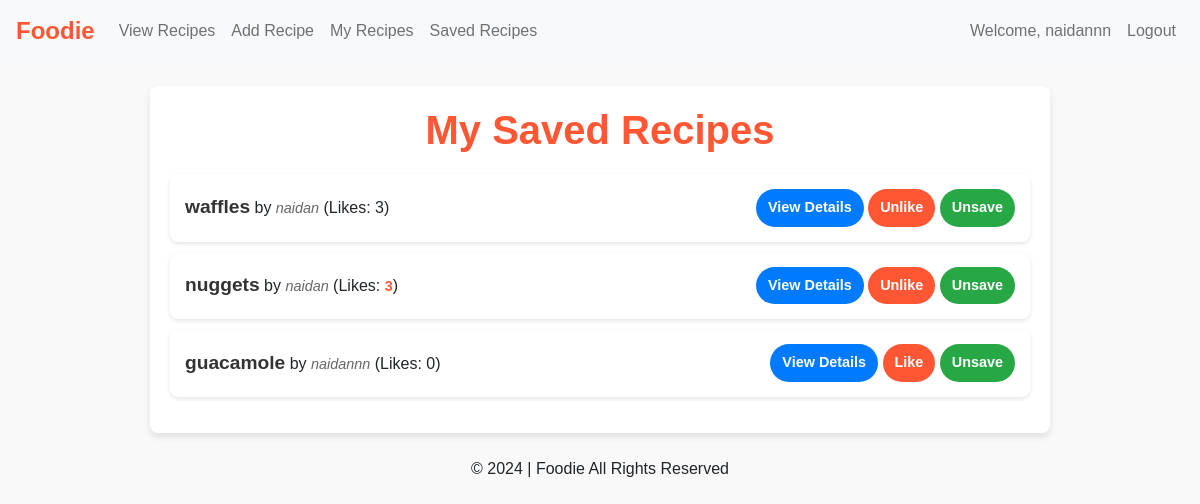
The app's page /saved_recipes (signed in) with its own data.
### app/models.py (models this page shows, shortened)
class User(db.Model,UserMixin):
    __tablename__ = 'users'
    id = db.Column(db.Integer, primary_key=True, autoincrement=True)
    username = db.Column(db.String(50), nullable=False)
    email = db.Column(db.String(100), nullable=False)
    password_hash = db.Column(db.String(255))
    created_at = db.Column(db.DateTime, default=datetime.utcnow)
    recipes = db.relationship('Recipe', back_populates='author', cascade="all, delete-orphan")
    likes = db.relationship('Like', back_populates='user', cascade="all, delete-orphan")
    saved_recipes = db.relationship('SavedRecipe', back_populates='user', cascade="all, delete-orphan")

class Recipe(db.Model):
    __tablename__ = 'recipes'
    id = db.Column(db.Integer, primary_key=True, autoincrement=True)
    user_id = db.Column(db.Integer, db.ForeignKey('users.id'), nullable=False)
    author = db.relationship('User', back_populates='recipes')
    title = db.Column(db.String(100), nullable=False)
    description = db.Column(db.Text, nullable=False)
    ingredients = db.Column(db.Text, nullable=False)
    steps = db.Column(db.Text, nullable=False)
    image_url = db.Column(db.String(255))  # Optional, we can set a default picture if anythign
    created_at = db.Column(db.DateTime, default=datetime.utcnow)
    likes = db.relationship('Like', back_populates='recipe', cascade="all, delete-orphan")
    saved_by = db.relationship('SavedRecipe', back_populates='recipe', cascade="all, delete-orphan")

### app/views.py (the view)
@app.route('/saved_recipes', methods=['GET'])
@login_required
def saved_recipes():
    saved_recipes = Recipe.query.join(SavedRecipe, Recipe.id == SavedRecipe.recipe_id) \
                                .filter(SavedRecipe.user_id == current_user.id).all()
    return render_template('saved_recipes.html', saved_recipes=saved_recipes)

### app/views.py (called while the page is built)
@login_manager.user_loader
def load_user(user_id):
    return User.query.get(int(user_id))  # Assumes user_id is the primary key of User model

### app/templates/saved_recipes.html (shortened to what this page needs)
{% extends "base.html" %}
{% block content %}
{% block styles %}
<link href="{{ url_for('static', filename='css/view_recipes.css') }}" rel="stylesheet">
{% endblock %}
<section class="recipes-section">
    <h1 class="section-title">My Saved Recipes</h1>
    <ul id="savedRecipeList" class="recipe-list">
        {% if saved_recipes %}
            {% for recipe in saved_recipes %}
            <li class="recipe-item">
                <div class="recipe-info">
                    <strong>{{ recipe.title }}</strong> by <em>{{ recipe.author.username }}</em>
                    (Likes: <span id="like-count-{{ recipe.id }}">{{ recipe.likes|length }}</span>)
                </div>
                <div class="recipe-actions">
                    <button class="btn action-button view-details-button" data-recipe-id="{{ recipe.id }}">View Details</button>
                    {% set user_liked = recipe.likes|selectattr('user_id','equalto',current_user.id)|list %}
                    {% set user_saved = recipe.saved_by|selectattr('user_id','equalto',current_user.id)|list %}
                    <button class="btn action-button like-button" data-recipe-id="{{ recipe.id }}">
                        {% if user_liked %}
                            Unlike
                        {% else %}
                            Like
                        {% endif %}
                    </button>
                    <button class="btn action-button save-button" data-recipe-id="{{ recipe.id }}">
                        {% if user_saved %}
                            Unsave
                        {% else %}
                            Save
                        {% endif %}
                    </button>
                </div>
            </li>
            {% endfor %}
        {% else %}
            <li>No saved recipes found.</li>
        {% endif %}
    </ul>
</section>
{% endblock %}

### app/templates/base.html (shortened to what this page needs)
<!DOCTYPE html>
<html lang="en">
<head>
    <link href="https://cdn.jsdelivr.net/npm/bootstrap@5.1.3/dist/css/bootstrap.min.css" rel="stylesheet">
    <link href="{{ url_for('static', filename='css/base.css') }}" rel="stylesheet">
</head>
<body>
    <nav class="navbar navbar-expand-lg navbar-light bg-light px-3">
      <a class="navbar-brand" href="/">Foodie</a>
      <div class="collapse navbar-collapse" id="navbarSupportedContent">
        <ul class="navbar-nav me-auto mb-2 mb-lg-0">
          <li class="nav-item">
            <a class="nav-link" href="/view_recipes">View Recipes</a>
          </li>
          {% if current_user.is_authenticated %}
          <li class="nav-item">
            <a class="nav-link" href="/add_recipe">Add Recipe</a>
          </li>
          <li class="nav-item">
            <a class="nav-link" href="/my_recipes">My Recipes</a>
          </li>
          <li class="nav-item">
            <a class="nav-link" href="/saved_recipes">Saved Recipes</a>
          </li>
          {% endif %}
        </ul>
        <ul class="navbar-nav ms-auto mb-2 mb-lg-0">
          {% if current_user.is_authenticated %}
          <li class="nav-item">
            <a class="nav-link" href="#">Welcome, {{ current_user.username }}</a>
          </li>
          <li class="nav-item">
            <a class="nav-link" href="/logout">Logout</a>
          </li>
          {% endif %}
        </ul>
      </div>
    </nav>
    <main class="container mt-4">
        {% block content %}{% endblock %}
    </main>
    <footer class="text-center mt-4">
        <p>&copy; 2024 | Foodie All Rights Reserved</p>
    </footer>
</body>
</html>

### app/static/css/base.css (style rules this page uses)
.navbar .navbar-brand { color: #ff5733; font-weight: bold; font-size: 1.5rem; }

### app/static/css/view_recipes.css (style rules this page uses)
body { font-family: 'Arial', sans-serif; background-color: #f9f9f9; margin: 0; padding: 0; }
.recipes-section { padding: 20px; background-color: #ffffff; box-shadow: 0 4px 6px rgba(0, 0, 0, 0.1); border-radius: 8px; margin: 20px auto; max-width: 900px; }
.section-title { font-size: 2.5rem; text-align: center; margin-bottom: 20px; color: #ff5733; font-weight: bold; }
.recipe-list { list-style: none; padding: 0; }
.recipe-list li { background-color: #fff; margin: 10px 0; padding: 15px; border-radius: 8px; box-shadow: 0 2px 4px rgba(0, 0, 0, 0.1); display: flex; justify-content: space-between; align-items: center; }
.recipe-list li strong { font-size: 1.2rem; font-weight: bold; color: #333333; }
.recipe-list li em { font-size: 0.9rem; color: #666666; }
.recipe-list li span#like-count-1 { font-size: 0.9rem; color: #ff5733; font-weight: bold; }
.recipe-list button.view-details-button { padding: 8px 12px; border: none; border-radius: 20px; background-color: #007bff; color: white; font-size: 0.9rem; font-weight: bold; transition: background-color 0.3s ease; cursor: pointer; }
.recipe-list button.like-button { padding: 8px 12px; border: none; border-radius: 20px; background-color: #ff5733; color: white; font-size: 0.9rem; font-weight: bold; transition: background-color 0.3s ease; cursor: pointer; }
.recipe-list button.save-button { padding: 8px 12px; border: none; border-radius: 20px; background-color: #28a745; color: white; font-size: 0.9rem; font-weight: bold; transition: background-color 0.3s ease; cursor: pointer; }

### records on screen
User: username "naidannn"
Recipe: title "waffles", author.username "naidan", likes|length "3", shows "Unlike"
Recipe: title "nuggets", author.username "naidan", likes|length "3", shows "Unlike"
Recipe: title "guacamole", author.username "naidannn", likes|length "0", shows "Like"
